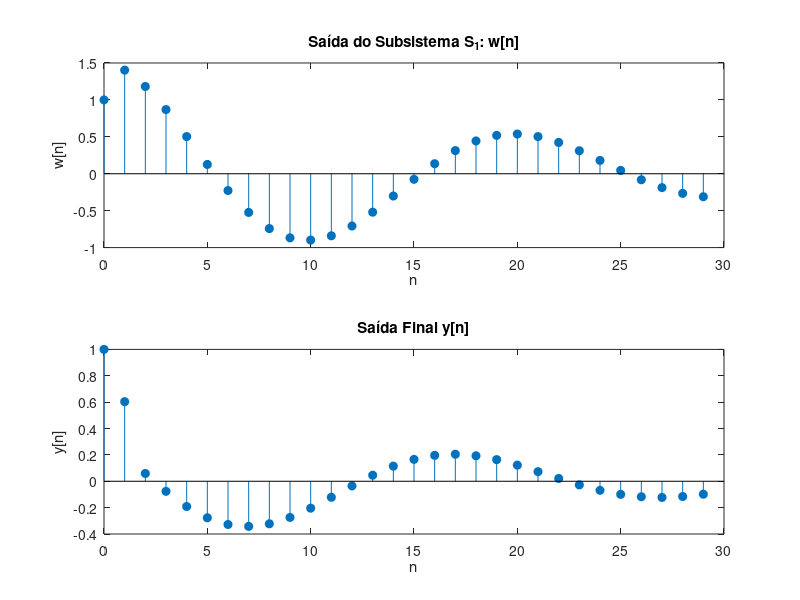

This chart was generated by the following MATLAB code:
% Questão 4

% Parâmetros
N = 30; % n = 0,...,29
n = 0:N-1;

% Sinal de entrada x[n]
x = (0.95).^n .* cos(0.1*pi*n);

% Respostas ao impulso dos sistemas
h1 = [1 0.5];    % resposta de S1
h2 = [1 -0.8];   % resposta de S2

% Convolução
w_full = conv(x, h1);
y_full = conv(w_full, h2);

% Vamos pegar só as primeiras N = 30 amostras:
w = w_full(1:N);
y = y_full(1:N);
% Plot dos sinais solicitados
figure;
subplot(2,1,1);
stem(n, w, 'filled');
title('Saída do Subsistema S_1: w[n]');
xlabel('n'); ylabel('w[n]');
subplot(2,1,2);
stem(n, y, 'filled');
title('Saída Final y[n]');
xlabel('n'); ylabel('y[n]');
